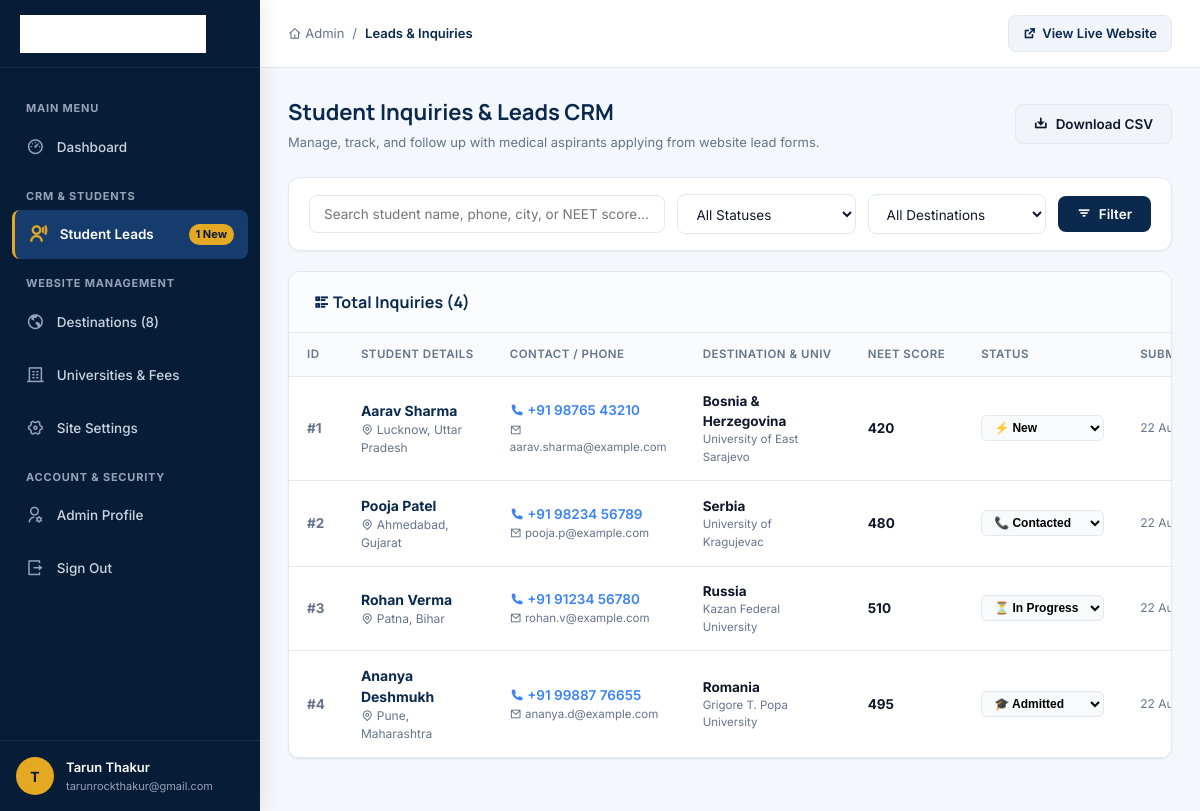
The app's page /admin/leads.php (signed in) with its own data.
### tables this page shows
CREATE TABLE IF NOT EXISTS `leads` (
  `id` INT AUTO_INCREMENT PRIMARY KEY,
  `name` VARCHAR(150) NOT NULL,
  `phone` VARCHAR(30) NOT NULL,
  `email` VARCHAR(150) DEFAULT NULL,
  `country_interest` VARCHAR(100) DEFAULT NULL,
  `university_interest` VARCHAR(200) DEFAULT NULL,
  `neet_score` VARCHAR(50) DEFAULT NULL,
  `city_state` VARCHAR(150) DEFAULT NULL,
  `message` TEXT DEFAULT NULL,
  `source_page` VARCHAR(255) DEFAULT 'Website Lead Form',
  `status` ENUM('new', 'contacted', 'in_progress', 'admitted', 'rejected') NOT NULL DEFAULT 'new',
  `notes` TEXT DEFAULT NULL,
  `ip_address` VARCHAR(50) DEFAULT NULL,
  `created_at` TIMESTAMP DEFAULT CURRENT_TIMESTAMP,
  `updated_at` TIMESTAMP DEFAULT CURRENT_TIMESTAMP ON UPDATE CURRENT_TIMESTAMP
);

### config/helpers.php (called while the page is built, shortened)
<?php
function clean($data) {
    return htmlspecialchars(trim($data), ENT_QUOTES, 'UTF-8');
}
function format_date($datetime, $format = 'd M Y, h:i A') {
    $time = strtotime($datetime);
    return date($format, $time);
}

### admin/leads.php (the view, shortened to what this page needs)
<?php
require_once __DIR__ . '/inc/header.php';
$db = getDB();
$search = clean($_GET['q'] ?? '');
$leads = [];
if ($db) {
    try {
        $query = "SELECT * FROM leads WHERE 1=1";
        $params = [];
        $query .= " ORDER BY created_at DESC";
        $stmt = $db->prepare($query);
        $stmt->execute($params);
        $leads = $stmt->fetchAll();
    } catch (PDOException $e) {
    }
}
?>
<div class="page-head">
  <div class="page-title">
    <h1>Student Inquiries & Leads CRM</h1>
    <p>Manage, track, and follow up with medical aspirants applying from website lead forms.</p>
  </div>
  <div class="page-actions">
    <a href="leads.php?action=export" class="btn btn-secondary">
      <i class="ri-download-2-line"></i> Download CSV
    </a>
  </div>
</div>
<div class="card" style="margin-bottom:20px;">
  <div class="card-body" style="padding:16px 20px;">
    <form method="GET" action="leads.php" style="display:flex;gap:12px;flex-wrap:wrap;align-items:center;">
      <div style="flex:2;min-width:200px;">
        <input class="form-control" type="text" name="q" value="<?= htmlspecialchars($search) ?>" placeholder="Search student name, phone, city, or NEET score...">
      </div>
      <div style="flex:1;min-width:140px;">
        <select class="form-control" name="status">
          <option value="">All Statuses</option>
        </select>
      </div>
      <div style="flex:1;min-width:140px;">
        <select class="form-control" name="country">
          <option value="">All Destinations</option>
        </select>
      </div>
      <button type="submit" class="btn btn-primary">
        <i class="ri-filter-3-line"></i> Filter
      </button>
    </form>
  </div>
</div>
<div class="card">
  <div class="card-header">
    <h3><i class="ri-list-check-2"></i> Total Inquiries (<?= count($leads) ?>)</h3>
  </div>
  <div class="table-responsive">
    <table class="admin-table">
      <thead>
        <tr>
          <th>ID</th>
          <th>Student Details</th>
          <th>Contact / Phone</th>
          <th>Destination & Univ</th>
          <th>NEET Score</th>
          <th>Status</th>
          <th>Submitted On</th>
        </tr>
      </thead>
      <tbody>
        <?php if (empty($leads)): ?>
          <tr>
            <td colspan="8" style="text-align:center;padding:40px;color:var(--admin-text-muted);">
              <i class="ri-user-search-line" style="font-size:36px;display:block;margin-bottom:8px;"></i>
              No leads match your search criteria.
            </td>
          </tr>
        <?php else: ?>
          <?php foreach ($leads as $lead): ?>
            <tr>
              <td><span style="font-weight:700;color:var(--admin-text-muted);">#<?= $lead['id'] ?></span></td>
              <td>
                <a href="lead-view.php?id=<?= $lead['id'] ?>" style="font-weight:700;color:var(--admin-navy);font-size:14px;">
                  <?= htmlspecialchars($lead['name']) ?>
                </a>
                <?php if (!empty($lead['city_state'])): ?>
                  <div style="font-size:12px;color:var(--admin-text-muted);"><i class="ri-map-pin-line"></i> <?= htmlspecialchars($lead['city_state']) ?></div>
                <?php endif; ?>
              </td>
              <td>
                <a href="tel:<?= htmlspecialchars($lead['phone']) ?>" style="font-weight:600;color:var(--info);">
                  <i class="ri-phone-fill"></i> <?= htmlspecialchars($lead['phone']) ?>
                </a>
                <?php if (!empty($lead['email'])): ?>
                  <div style="font-size:11.5px;color:var(--admin-text-muted);"><i class="ri-mail-line"></i> <?= htmlspecialchars($lead['email']) ?></div>
                <?php endif; ?>
              </td>
              <td>
                <strong><?= htmlspecialchars($lead['country_interest'] ?: 'Any') ?></strong>
                <?php if (!empty($lead['university_interest'])): ?>
                  <div style="font-size:11.5px;color:var(--admin-text-muted);"><?= htmlspecialchars($lead['university_interest']) ?></div>
                <?php endif; ?>
              </td>
              <td>
                <strong><?= htmlspecialchars($lead['neet_score'] ?: '—') ?></strong>
              </td>
              <td>
                <form method="POST" action="leads.php" style="display:inline-block;">
                  <select name="status" onchange="this.form.submit()" style="font-size:12px;padding:4px 8px;border-radius:6px;border:1px solid var(--admin-border);background:#F8FAFC;font-weight:600;cursor:pointer;">
                    <option value="new" <?= $lead['status'] === 'new' ? 'selected' : '' ?>>⚡ New</option>
                    <option value="contacted" <?= $lead['status'] === 'contacted' ? 'selected' : '' ?>>📞 Contacted</option>
                    <option value="in_progress" <?= $lead['status'] === 'in_progress' ? 'selected' : '' ?>>⏳ In Progress</option>
                    <option value="admitted" <?= $lead['status'] === 'admitted' ? 'selected' : '' ?>>🎓 Admitted</option>
                  </select>
                </form>
              </td>
              <td style="font-size:12px;color:var(--admin-text-muted);white-space:nowrap;">
                <?= format_date($lead['created_at']) ?>
              </td>
            </tr>
          <?php endforeach; ?>
        <?php endif; ?>
      </tbody>
    </table>
  </div>
</div>
<?php require_once __DIR__ . '/inc/footer.php'; ?>

### admin/css/admin.css (style rules this page uses)
:root { --admin-navy: #0A294D; --admin-navy-dark: #071D37; --admin-navy-light: #153C6C; --admin-gold: #E5A823; --admin-gold-hover: #D49817; --admin-bg: #F4F7FB; --admin-card-bg: #FFFFFF; --admin-border: #E2E8F0; --admin-text-main: #0F172A; --admin-text-muted: #64748B; --admin-sidebar-width: 260px; --admin-topbar-height: 68px; --success: #10B981; --success-bg: #ECFDF5; --warning: #F59E0B; --warning-bg: #FFFBEB; --danger: #EF4444; --danger-bg: #FEF2F2; --info: #3B82F6; --info-bg: #EFF6FF; --shadow-sm: 0 1px 2px rgba(0, 0, 0, 0.05); --shadow-md: 0 4px 12px rgba(10, 41, 77, 0.06); --shadow-lg: 0 10px 25px rgba(10, 41, 77, 0.09); --radius: 12px; }
*, *::before, *::after { box-sizing: border-box; margin: 0; padding: 0; }
body { font-family: 'Inter', system-ui, -apple-system, sans-serif; background-color: var(--admin-bg); color: var(--admin-text-main); line-height: 1.5; font-size: 14px; -webkit-font-smoothing: antialiased; }
h1, h2, h3, h4, h5, h6 { font-family: 'Manrope', 'Inter', sans-serif; color: var(--admin-navy); font-weight: 700; }
a { color: var(--admin-navy); text-decoration: none; transition: all 0.2s ease; }
.page-head { display: flex; align-items: center; justify-content: space-between; margin-bottom: 24px; flex-wrap: wrap; gap: 16px; }
.page-title h1 { font-size: 22px; margin-bottom: 4px; }
.page-title p { color: var(--admin-text-muted); font-size: 13px; }
.page-actions { display: flex; align-items: center; gap: 12px; }
.card { background: var(--admin-card-bg); border-radius: var(--radius); border: 1px solid var(--admin-border); box-shadow: var(--shadow-sm); margin-bottom: 24px; overflow: hidden; }
.card-header { padding: 18px 24px; border-bottom: 1px solid var(--admin-border); display: flex; align-items: center; justify-content: space-between; background: #FAFCFE; }
.card-header h2, .card-header h3 { font-size: 16px; margin: 0; }
.card-body { padding: 24px; }
.table-responsive { width: 100%; overflow-x: auto; }
.admin-table { width: 100%; border-collapse: collapse; text-align: left; font-size: 13.5px; }
.admin-table th { background: #F8FAFC; color: var(--admin-text-muted); font-weight: 600; padding: 13px 18px; border-bottom: 1px solid var(--admin-border); text-transform: uppercase; font-size: 11.5px; letter-spacing: 0.5px; white-space: nowrap; }
.admin-table td { padding: 14px 18px; border-bottom: 1px solid var(--admin-border); vertical-align: middle; }
.btn { display: inline-flex; align-items: center; justify-content: center; gap: 8px; font-family: 'Inter', sans-serif; font-size: 13.5px; font-weight: 600; padding: 9px 18px; border-radius: 8px; border: 1px solid transparent; cursor: pointer; transition: all 0.2s ease; text-decoration: none; }
.btn-primary { background: var(--admin-navy); color: #FFFFFF; }
.btn-secondary { background: #F1F5F9; color: var(--admin-text-main); border-color: var(--admin-border); }
.form-control { width: 100%; padding: 10px 14px; border-radius: 8px; border: 1px solid var(--admin-border); font-family: inherit; font-size: 13.5px; background: #FFFFFF; color: var(--admin-text-main); transition: border-color 0.2s ease, box-shadow 0.2s ease; }

### records on screen
leads: id "1", name "Aarav Sharma", city_state "Lucknow, Uttar Pradesh", phone "+91 98765 43210", email "aarav.sharma@example.com", country_interest "Bosnia & Herzegovina", university_interest "University of East Sarajevo", neet_score "420", status "⚡ New", created_at "22…"
leads: id "2", name "Pooja Patel", city_state "Ahmedabad, Gujarat", phone "+91 98234 56789", email "pooja.p@example.com", country_interest "Serbia", university_interest "University of Kragujevac", neet_score "480", status "📞 Contacted", created_at "22…"
leads: id "3", name "Rohan Verma", city_state "Patna, Bihar", phone "+91 91234 56780", email "rohan.v@example.com", country_interest "Russia", university_interest "Kazan Federal University", neet_score "510", status "⏳ In Progress", created_at "22…"
leads: id "4", name "Ananya Deshmukh", city_state "Pune, Maharashtra", phone "+91 99887 76655", email "ananya.d@example.com", country_interest "Romania", university_interest "Grigore T. Popa University", neet_score "495", status "🎓 Admitted", created_at "22…"

### other values on screen
$newLeadsCount "1"
substr($_SESSION['admin_name'] ?? 'Admin', 0, 1) "T"
$_SESSION['admin_name'] "Tarun Thakur"
$_SESSION['admin_email'] "tarunrockthakur@gmail.com"
$breadcrumb "Leads & Inquiries"
count($leads) "4"
